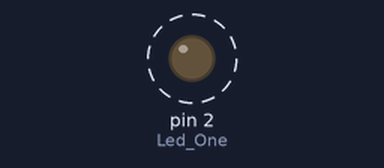
Recording of a sketch running on a simulated Arduino Uno, built with avr-gcc and run on an emulated ATmega328P. Shown: output pins drawn as LEDs (lit = HIGH). Dashed ring = blinking.

Above: at 0.5 s.
Timing chart, 0 to 4.6 s (numbered marks = the images above):
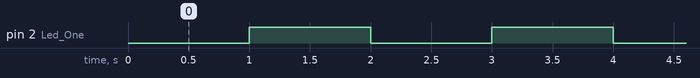

Measured:
- by itself, pin 2 (Led_One): alternates HIGH for 1.0 s and LOW for 1.0 s

The sketch:

main_ardino_code.ino
```cpp
int Led_One = 2;

void setup(){

  pinMode(Led_One, OUTPUT);

  Serial.begin(115200);

}
void loop(){


  digitalWrite(Led_One, LOW);


  delay(1000);


  digitalWrite(Led_One, HIGH);


  delay(1000);
}
```
